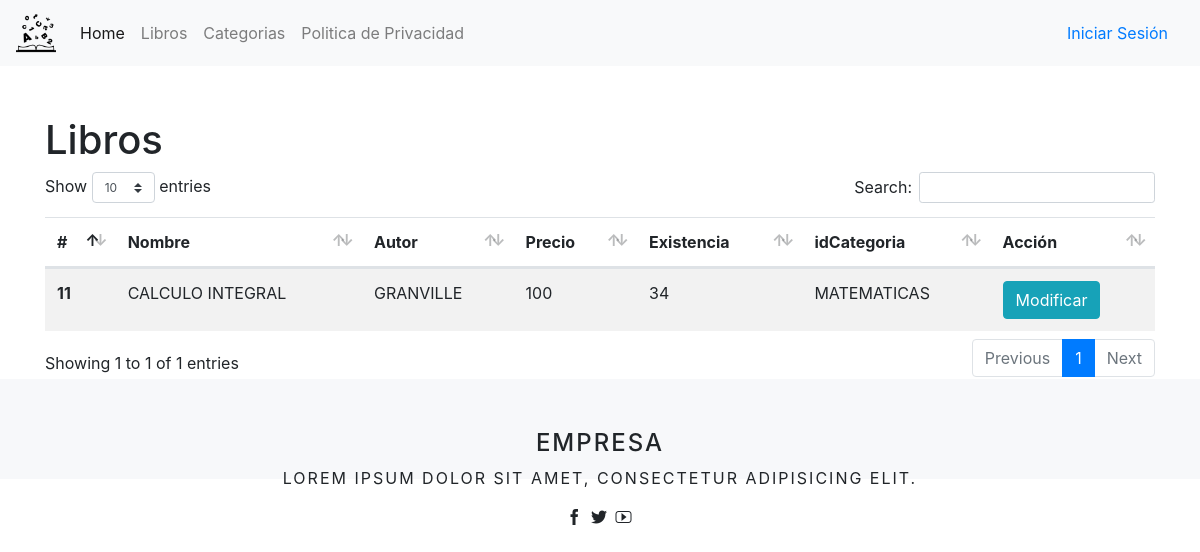
Before: /libros.php with the older database file.
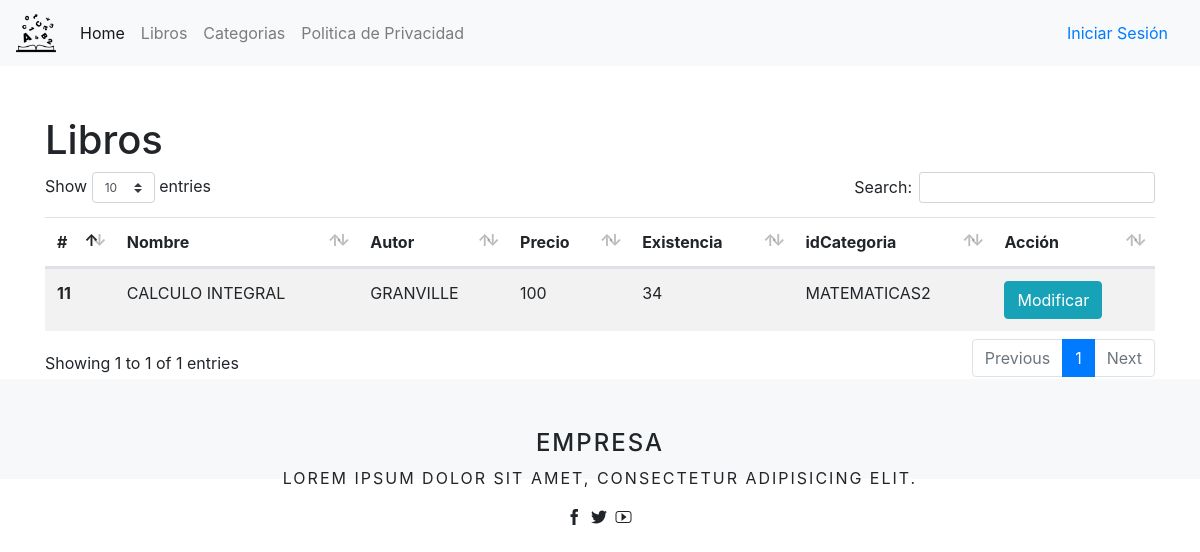
After: the same page with the newer database file.
### tables this page shows
CREATE TABLE `LIBROS` (
  `ID` int(11) NOT NULL AUTO_INCREMENT COMMENT 'IDENTIFICADOR DEL LIBRO',
  `NOMBRE` varchar(45) NOT NULL COMMENT 'NOMBRE DEL LIBRO',
  `AUTOR` varchar(100) NOT NULL COMMENT 'AUTOR DEL LIBRO',
  `PRECIO` float NOT NULL COMMENT 'PRECIO DEL LIBRO',
  `EXISTENCIA` int(11) NOT NULL COMMENT 'EXISTENCIA DE LIBROS',
  `IDCATEGORIA` int(11) NOT NULL COMMENT 'ID DE LA CATEGORIA DEL LIBRO',
  `IMAGEN` varchar(50) NOT NULL COMMENT 'IMAGEN DE LA PORTADA DEL LIBRO',
  PRIMARY KEY (`ID`),
  KEY `FK_LIBROS_IDCATEGORIA` (`IDCATEGORIA`),
  CONSTRAINT `FK_LIBROS_IDCATEGORIA` FOREIGN KEY (`IDCATEGORIA`) REFERENCES `CATEGORIAS` (`ID`)
);

CREATE TABLE `CATEGORIAS` (
  `ID` int(11) NOT NULL AUTO_INCREMENT COMMENT 'IDENTIFICADOR DE LA CATEGORIA',
  `NOMBRE` varchar(45) NOT NULL COMMENT 'NOMBRE DE LA CATEGORIA',
  PRIMARY KEY (`ID`)
);

### modelos/LibroModelo.php (called while the page is built, shortened)
<?php
require_once $_SERVER['DOCUMENT_ROOT'] .'/venta-libros/entidades/Libro.php';
class LibroModelo extends Modelo {
    function obtenerTodos() : ?array {
        $listaLibros = null;
        $conexion = $this->obtenerConexion();
        $statement = $conexion->prepare(
            'SELECT L.ID, L.NOMBRE, L.AUTOR, L.PRECIO, L.EXISTENCIA, L.IDCATEGORIA, L.IMAGEN, C.NOMBRE AS CATEGORIA FROM LIBROS AS L
JOIN CATEGORIAS AS C ON L.IDCATEGORIA = C.ID;'
        );
        $statement->execute();
        $result = $statement->fetchAll(PDO::FETCH_ASSOC);
        foreach ($result as $key => $value) {
            $libro = new Libro();
            $libro->setId((int) $result[$key]["ID"]);
            $libro->setNombre($result[$key]["NOMBRE"]);
            $libro->setAutor($result[$key]["AUTOR"]);
            $libro->setPrecio((float) $result[$key]["PRECIO"]);
            $libro->setExistencia((int) $result[$key]["EXISTENCIA"]);
            $libro->setIdCategoria((int) $result[$key]["IDCATEGORIA"]);
            $libro->setImagen($result[$key]["IMAGEN"]);
            $libro->setCategoria($result[$key]["CATEGORIA"]);
            $listaLibros[] = $libro;
        }
        return $listaLibros;
    }
}

### entidades/Libro.php (called while the page is built, shortened)
<?php
class Libro {
	private $id;
	private $nombre;
	private $autor;
	private $precio;
	private $existencia;
    private $categoria;
    public function getId() : int {
        return $this->id;
    }
    public function setId(int $id) : void {
        $this->id = $id;
    }
    public function getNombre() : string {
        return $this->nombre;
    }
    public function setNombre(string $nombre) : void {
        $this->nombre = $nombre;
    }
    public function getAutor() : string {
        return $this->autor;
    }
    public function setAutor(string $autor) : void {
        $this->autor = $autor;
    }
    public function getPrecio() : float {
        return $this->precio;
    }
    public function setPrecio(float $precio) : void {
        $this->precio = $precio;
    }
    public function getExistencia() : int {
        return $this->existencia;
    }
    public function setExistencia(int $existencia) : void {
        $this->existencia = $existencia;
    }
    public function getCategoria() : string {
        return $this->categoria;
    }
    public function setCategoria(string $categoria) {
        $this->categoria = $categoria;
    }
}

### libros.php (the view, shortened to what this page needs)
<?php require_once 'template/header.php'; ?>
<?php
	require_once $_SERVER['DOCUMENT_ROOT'] .'/venta-libros/modelos/LibroModelo.php';
	$libroModelo = new LibroModelo();
	$libros = $libroModelo->obtenerTodos();
?>
<?php
	require_once $_SERVER['DOCUMENT_ROOT'] .'/venta-libros/template/menuAdministrador.php';
?>
<div class="container">
	<div class="row">
		<div class="col" style="margin-top: 50px;">
			<h1>Libros</h1>
			<table id="listadoClientes" class="table table-striped table-responseive">
				<thead>
					<tr>
					  	<th scope="col">#</th>
					  	<th scope="col">Nombre</th>
					  	<th scope="col">Autor</th>
					  	<th scope="col">Precio</th>
					  	<th scope="col">Existencia</th>
					  	<th scope="col">idCategoria</th>
					  	<th scope="col">Acción</th>
					</tr>
				</thead>
  				<tbody>
  					<?php foreach ($libros as $libro): ?>
	    				<tr>
	      					<th scope="row">
	      						<?php echo $libro->getId(); ?>
	      					</th>
					      	<td>
					      		<?php echo utf8_encode($libro->getNombre()); ?>
				      		</td>
					      	<td>
					      		<?php echo utf8_encode($libro->getAutor()); ?>
					      	</td>
					      	<td>
					      		<?php echo $libro->getPrecio(); ?>
					      	</td>
					      	<td>
					      		<?php echo $libro->getExistencia(); ?>
					      	</td>
					      	<td>
					      		<?php echo $libro->getCategoria(); ?>
					      	</td>
					      	<td>
					      		<button type="button" class="btn btn-info" data-toggle="modal" data-target="#myModal">Modificar</button>
					      	</td>
	    				</tr>
	    			<?php endforeach; ?>
  				</tbody>
			</table>
		</div>
	</div>
</div>
<?php require_once 'template/footer.php'; ?>

Changed rows visible on the page:
changed through a linked row, libros "CALCULO INTEGRAL": IDCATEGORIA.NOMBRE "MATEMATICAS" → "MATEMATICAS2"
